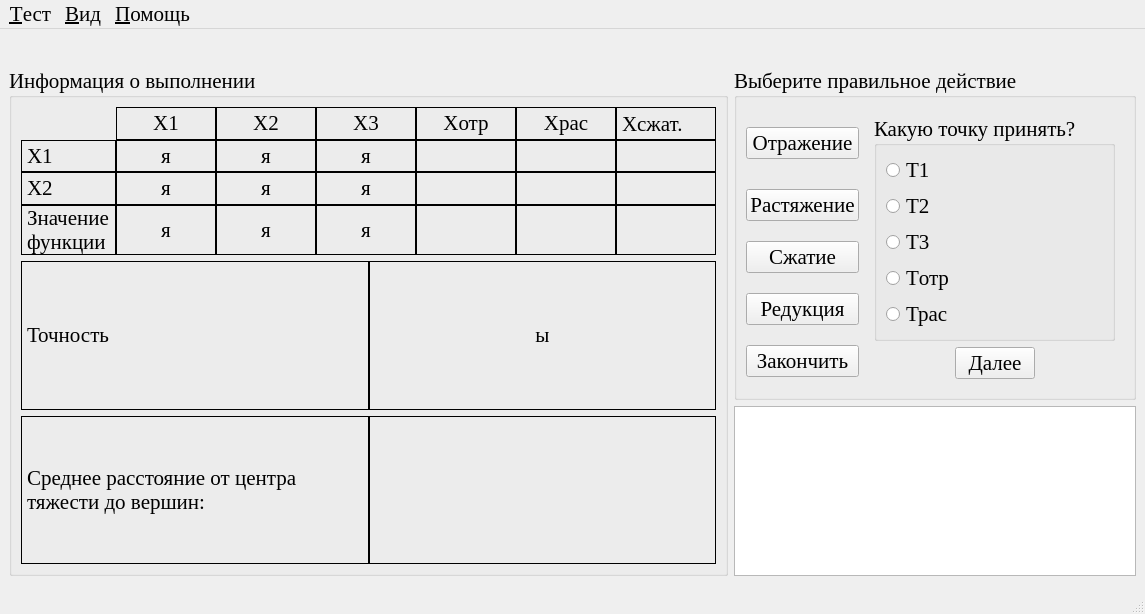
<?xml version="1.0" encoding="UTF-8"?>
<ui version="4.0">
 <class>NeMi</class>
 <widget class="QMainWindow" name="NeMi">
  <property name="windowModality">
   <enum>Qt::ApplicationModal</enum>
  </property>
  <property name="geometry">
   <rect>
    <x>0</x>
    <y>0</y>
    <width>1131</width>
    <height>614</height>
   </rect>
  </property>
  <property name="font">
   <font>
    <family>Times New Roman</family>
    <pointsize>16</pointsize>
   </font>
  </property>
  <property name="windowTitle">
   <string>Метод Нелдера-Мида</string>
  </property>
  <widget class="QWidget" name="centralwidget">
   <layout class="QVBoxLayout" name="verticalLayout" stretch="0,1">
    <item>
     <widget class="QLabel" name="func">
      <property name="alignment">
       <set>Qt::AlignCenter</set>
      </property>
      <property name="textInteractionFlags">
       <set>Qt::LinksAccessibleByMouse|Qt::TextSelectableByMouse</set>
      </property>
     </widget>
    </item>
    <item>
     <layout class="QHBoxLayout" name="horizontalLayout_5" stretch="1,0">
      <item>
       <layout class="QVBoxLayout" name="verticalLayout_2" stretch="0">
        <item>
         <widget class="QGroupBox" name="groupBox_2">
          <property name="title">
           <string>Информация о выполнении</string>
          </property>
          <layout class="QGridLayout" name="gridLayout_2">
           <item row="0" column="0">
            <layout class="QGridLayout" name="gridLayout_3">
             <property name="spacing">
              <number>0</number>
             </property>
             <item row="0" column="1">
              <widget class="QLabel" name="label_11">
               <property name="minimumSize">
                <size>
                 <width>100</width>
                 <height>0</height>
                </size>
               </property>
               <property name="frameShape">
                <enum>QFrame::Box</enum>
               </property>
               <property name="text">
                <string>X1</string>
               </property>
               <property name="alignment">
                <set>Qt::AlignCenter</set>
               </property>
               <property name="textInteractionFlags">
                <set>Qt::LinksAccessibleByMouse|Qt::TextSelectableByMouse</set>
               </property>
              </widget>
             </item>
             <item row="0" column="2">
              <widget class="QLabel" name="label_12">
               <property name="minimumSize">
                <size>
                 <width>100</width>
                 <height>0</height>
                </size>
               </property>
               <property name="frameShape">
                <enum>QFrame::Box</enum>
               </property>
               <property name="text">
                <string>X2</string>
               </property>
               <property name="alignment">
                <set>Qt::AlignCenter</set>
               </property>
               <property name="textInteractionFlags">
                <set>Qt::LinksAccessibleByMouse|Qt::TextSelectableByMouse</set>
               </property>
              </widget>
             </item>
             <item row="0" column="3">
              <widget class="QLabel" name="label_14">
               <property name="minimumSize">
                <size>
                 <width>100</width>
                 <height>0</height>
                </size>
               </property>
               <property name="frameShape">
                <enum>QFrame::Box</enum>
               </property>
               <property name="text">
                <string>X3</string>
               </property>
               <property name="alignment">
                <set>Qt::AlignCenter</set>
               </property>
               <property name="textInteractionFlags">
                <set>Qt::LinksAccessibleByMouse|Qt::TextSelectableByMouse</set>
               </property>
              </widget>
             </item>
             <item row="0" column="4">
              <widget class="QLabel" name="label_13">
               <property name="minimumSize">
                <size>
                 <width>100</width>
                 <height>0</height>
                </size>
               </property>
               <property name="frameShape">
                <enum>QFrame::Box</enum>
               </property>
               <property name="text">
                <string>Xотр</string>
               </property>
               <property name="alignment">
                <set>Qt::AlignCenter</set>
               </property>
               <property name="textInteractionFlags">
                <set>Qt::LinksAccessibleByMouse|Qt::TextSelectableByMouse</set>
               </property>
              </widget>
             </item>
             <item row="0" column="5">
              <widget class="QLabel" name="label_15">
               <property name="minimumSize">
                <size>
                 <width>100</width>
                 <height>0</height>
                </size>
               </property>
               <property name="frameShape">
                <enum>QFrame::Box</enum>
               </property>
               <property name="text">
                <string>Xрас</string>
               </property>
               <property name="alignment">
                <set>Qt::AlignCenter</set>
               </property>
               <property name="textInteractionFlags">
                <set>Qt::LinksAccessibleByMouse|Qt::TextSelectableByMouse</set>
               </property>
              </widget>
             </item>
             <item row="1" column="0">
              <widget class="QLabel" name="label_5">
               <property name="frameShape">
                <enum>QFrame::Box</enum>
               </property>
               <property name="text">
                <string>Х1</string>
               </property>
               <property name="textInteractionFlags">
                <set>Qt::LinksAccessibleByMouse|Qt::TextSelectableByMouse</set>
               </property>
              </widget>
             </item>
             <item row="1" column="1">
              <widget class="QLabel" name="x1_t1_lb">
               <property name="frameShape">
                <enum>QFrame::Box</enum>
               </property>
               <property name="text">
                <string>я</string>
               </property>
               <property name="alignment">
                <set>Qt::AlignCenter</set>
               </property>
               <property name="textInteractionFlags">
                <set>Qt::LinksAccessibleByMouse|Qt::TextSelectableByMouse</set>
               </property>
              </widget>
             </item>
             <item row="1" column="2">
              <widget class="QLabel" name="x1_t2_lb">
               <property name="frameShape">
                <enum>QFrame::Box</enum>
               </property>
               <property name="text">
                <string>я</string>
               </property>
               <property name="alignment">
                <set>Qt::AlignCenter</set>
               </property>
               <property name="textInteractionFlags">
                <set>Qt::LinksAccessibleByMouse|Qt::TextSelectableByMouse</set>
               </property>
              </widget>
             </item>
             <item row="1" column="3">
              <widget class="QLabel" name="x1_t3_lb">
               <property name="frameShape">
                <enum>QFrame::Box</enum>
               </property>
               <property name="text">
                <string>я</string>
               </property>
               <property name="alignment">
                <set>Qt::AlignCenter</set>
               </property>
               <property name="textInteractionFlags">
                <set>Qt::LinksAccessibleByMouse|Qt::TextSelectableByMouse</set>
               </property>
              </widget>
             </item>
             <item row="1" column="4">
              <widget class="QLabel" name="x1_totr_lb">
               <property name="frameShape">
                <enum>QFrame::Box</enum>
               </property>
               <property name="alignment">
                <set>Qt::AlignCenter</set>
               </property>
               <property name="textInteractionFlags">
                <set>Qt::LinksAccessibleByMouse|Qt::TextSelectableByMouse</set>
               </property>
              </widget>
             </item>
             <item row="1" column="5">
              <widget class="QLabel" name="x1_tras_lb">
               <property name="frameShape">
                <enum>QFrame::Box</enum>
               </property>
               <property name="alignment">
                <set>Qt::AlignCenter</set>
               </property>
               <property name="textInteractionFlags">
                <set>Qt::LinksAccessibleByMouse|Qt::TextSelectableByMouse</set>
               </property>
              </widget>
             </item>
             <item row="2" column="0">
              <widget class="QLabel" name="label_6">
               <property name="frameShape">
                <enum>QFrame::Box</enum>
               </property>
               <property name="text">
                <string>Х2</string>
               </property>
               <property name="textInteractionFlags">
                <set>Qt::LinksAccessibleByMouse|Qt::TextSelectableByMouse</set>
               </property>
              </widget>
             </item>
             <item row="2" column="1">
              <widget class="QLabel" name="x2_t1_lb">
               <property name="frameShape">
                <enum>QFrame::Box</enum>
               </property>
               <property name="text">
                <string>я</string>
               </property>
               <property name="alignment">
                <set>Qt::AlignCenter</set>
               </property>
               <property name="textInteractionFlags">
                <set>Qt::LinksAccessibleByMouse|Qt::TextSelectableByMouse</set>
               </property>
              </widget>
             </item>
             <item row="2" column="2">
              <widget class="QLabel" name="x2_t2_lb">
               <property name="frameShape">
                <enum>QFrame::Box</enum>
               </property>
               <property name="text">
                <string>я</string>
               </property>
               <property name="alignment">
                <set>Qt::AlignCenter</set>
               </property>
               <property name="textInteractionFlags">
                <set>Qt::LinksAccessibleByMouse|Qt::TextSelectableByMouse</set>
               </property>
              </widget>
             </item>
             <item row="2" column="3">
              <widget class="QLabel" name="x2_t3_lb">
               <property name="frameShape">
                <enum>QFrame::Box</enum>
               </property>
               <property name="text">
                <string>я</string>
               </property>
               <property name="alignment">
                <set>Qt::AlignCenter</set>
               </property>
               <property name="textInteractionFlags">
                <set>Qt::LinksAccessibleByMouse|Qt::TextSelectableByMouse</set>
               </property>
              </widget>
             </item>
             <item row="2" column="4">
              <widget class="QLabel" name="x2_totr_lb">
               <property name="frameShape">
                <enum>QFrame::Box</enum>
               </property>
               <property name="alignment">
                <set>Qt::AlignCenter</set>
               </property>
               <property name="textInteractionFlags">
                <set>Qt::LinksAccessibleByMouse|Qt::TextSelectableByMouse</set>
               </property>
              </widget>
             </item>
             <item row="2" column="5">
              <widget class="QLabel" name="x2_tras_lb">
               <property name="frameShape">
                <enum>QFrame::Box</enum>
               </property>
               <property name="alignment">
                <set>Qt::AlignCenter</set>
               </property>
               <property name="textInteractionFlags">
                <set>Qt::LinksAccessibleByMouse|Qt::TextSelectableByMouse</set>
               </property>
              </widget>
             </item>
             <item row="3" column="0">
              <widget class="QLabel" name="label_10">
               <property name="maximumSize">
                <size>
                 <width>100</width>
                 <height>16777215</height>
                </size>
               </property>
               <property name="frameShape">
                <enum>QFrame::Box</enum>
               </property>
               <property name="text">
                <string>Значение функции</string>
               </property>
               <property name="wordWrap">
                <bool>true</bool>
               </property>
               <property name="textInteractionFlags">
                <set>Qt::LinksAccessibleByMouse|Qt::TextSelectableByMouse</set>
               </property>
              </widget>
             </item>
             <item row="3" column="1">
              <widget class="QLabel" name="fsign_b1_lb">
               <property name="frameShape">
                <enum>QFrame::Box</enum>
               </property>
               <property name="text">
                <string>я</string>
               </property>
               <property name="alignment">
                <set>Qt::AlignCenter</set>
               </property>
               <property name="textInteractionFlags">
                <set>Qt::LinksAccessibleByMouse|Qt::TextSelectableByMouse</set>
               </property>
              </widget>
             </item>
             <item row="3" column="2">
              <widget class="QLabel" name="fsign_b2_lb">
               <property name="frameShape">
                <enum>QFrame::Box</enum>
               </property>
               <property name="text">
                <string>я</string>
               </property>
               <property name="alignment">
                <set>Qt::AlignCenter</set>
               </property>
               <property name="textInteractionFlags">
                <set>Qt::LinksAccessibleByMouse|Qt::TextSelectableByMouse</set>
               </property>
              </widget>
             </item>
             <item row="3" column="3">
              <widget class="QLabel" name="fsign_p_lb">
               <property name="frameShape">
                <enum>QFrame::Box</enum>
               </property>
               <property name="text">
                <string>я</string>
               </property>
               <property name="alignment">
                <set>Qt::AlignCenter</set>
               </property>
               <property name="textInteractionFlags">
                <set>Qt::LinksAccessibleByMouse|Qt::TextSelectableByMouse</set>
               </property>
              </widget>
             </item>
             <item row="3" column="4">
              <widget class="QLabel" name="fsign_totr_lb">
               <property name="frameShape">
                <enum>QFrame::Box</enum>
               </property>
               <property name="alignment">
                <set>Qt::AlignCenter</set>
               </property>
               <property name="textInteractionFlags">
                <set>Qt::LinksAccessibleByMouse|Qt::TextSelectableByMouse</set>
               </property>
              </widget>
             </item>
             <item row="3" column="5">
              <widget class="QLabel" name="fsign_tras_lb">
               <property name="frameShape">
                <enum>QFrame::Box</enum>
               </property>
               <property name="alignment">
                <set>Qt::AlignCenter</set>
               </property>
               <property name="textInteractionFlags">
                <set>Qt::LinksAccessibleByMouse|Qt::TextSelectableByMouse</set>
               </property>
              </widget>
             </item>
             <item row="0" column="6">
              <widget class="QLabel" name="label_2">
               <property name="minimumSize">
                <size>
                 <width>100</width>
                 <height>0</height>
                </size>
               </property>
               <property name="frameShape">
                <enum>QFrame::Box</enum>
               </property>
               <property name="text">
                <string>Xсжат.</string>
               </property>
              </widget>
             </item>
             <item row="1" column="6">
              <widget class="QLabel" name="x1_tk_lb">
               <property name="frameShape">
                <enum>QFrame::Box</enum>
               </property>
               <property name="text">
                <string/>
               </property>
              </widget>
             </item>
             <item row="2" column="6">
              <widget class="QLabel" name="x2_tk_lb">
               <property name="frameShape">
                <enum>QFrame::Box</enum>
               </property>
               <property name="text">
                <string/>
               </property>
              </widget>
             </item>
             <item row="3" column="6">
              <widget class="QLabel" name="fsign_tk_lb">
               <property name="frameShape">
                <enum>QFrame::Box</enum>
               </property>
               <property name="text">
                <string/>
               </property>
              </widget>
             </item>
            </layout>
           </item>
           <item row="1" column="0">
            <layout class="QHBoxLayout" name="horizontalLayout" stretch="1,1">
             <property name="spacing">
              <number>0</number>
             </property>
             <item>
              <widget class="QLabel" name="label">
               <property name="frameShape">
                <enum>QFrame::Box</enum>
               </property>
               <property name="text">
                <string>Точность</string>
               </property>
               <property name="textInteractionFlags">
                <set>Qt::LinksAccessibleByMouse|Qt::TextSelectableByMouse</set>
               </property>
              </widget>
             </item>
             <item>
              <widget class="QLabel" name="precision_lb">
               <property name="frameShape">
                <enum>QFrame::Box</enum>
               </property>
               <property name="text">
                <string>ы</string>
               </property>
               <property name="alignment">
                <set>Qt::AlignCenter</set>
               </property>
               <property name="textInteractionFlags">
                <set>Qt::LinksAccessibleByMouse|Qt::TextSelectableByMouse</set>
               </property>
              </widget>
             </item>
            </layout>
           </item>
           <item row="2" column="0">
            <layout class="QHBoxLayout" name="horizontalLayout_4" stretch="1,1">
             <property name="spacing">
              <number>0</number>
             </property>
             <item>
              <widget class="QLabel" name="label_3">
               <property name="frameShape">
                <enum>QFrame::Box</enum>
               </property>
               <property name="text">
                <string>Среднее расстояние от центра тяжести до вершин:</string>
               </property>
               <property name="wordWrap">
                <bool>true</bool>
               </property>
               <property name="textInteractionFlags">
                <set>Qt::LinksAccessibleByMouse|Qt::TextSelectableByMouse</set>
               </property>
              </widget>
             </item>
             <item>
              <widget class="QLabel" name="x1_step_lb">
               <property name="frameShape">
                <enum>QFrame::Box</enum>
               </property>
               <property name="alignment">
                <set>Qt::AlignCenter</set>
               </property>
               <property name="textInteractionFlags">
                <set>Qt::LinksAccessibleByMouse|Qt::TextSelectableByMouse</set>
               </property>
              </widget>
             </item>
            </layout>
           </item>
          </layout>
         </widget>
        </item>
       </layout>
      </item>
      <item>
       <layout class="QVBoxLayout" name="verticalLayout_3" stretch="0,1">
        <item>
         <widget class="QGroupBox" name="groupBox_3">
          <property name="title">
           <string>Выберите правильное действие</string>
          </property>
          <property name="checkable">
           <bool>false</bool>
          </property>
          <layout class="QGridLayout" name="gridLayout" columnstretch="0,1">
           <property name="verticalSpacing">
            <number>0</number>
           </property>
           <item row="0" column="1" rowspan="5">
            <widget class="QStackedWidget" name="stackedWidget">
             <property name="currentIndex">
              <number>1</number>
             </property>
             <widget class="QWidget" name="reflexion">
              <layout class="QGridLayout" name="gridLayout_4" rowstretch="1,0">
               <item row="0" column="0">
                <widget class="QGroupBox" name="groupBox">
                 <property name="font">
                  <font>
                   <weight>50</weight>
                   <bold>false</bold>
                  </font>
                 </property>
                 <property name="title">
                  <string>Какую точку отразить?</string>
                 </property>
                 <layout class="QGridLayout" name="gridLayout_5">
                  <item row="0" column="0">
                   <widget class="QRadioButton" name="t1_ref_rb">
                    <property name="text">
                     <string>T1</string>
                    </property>
                   </widget>
                  </item>
                  <item row="1" column="0">
                   <widget class="QRadioButton" name="t2_ref_rb">
                    <property name="text">
                     <string>T2</string>
                    </property>
                   </widget>
                  </item>
                  <item row="2" column="0">
                   <widget class="QRadioButton" name="t3_ref_rb">
                    <property name="text">
                     <string>T3</string>
                    </property>
                   </widget>
                  </item>
                 </layout>
                </widget>
               </item>
               <item row="1" column="0">
                <layout class="QHBoxLayout" name="horizontalLayout_2">
                 <item>
                  <spacer name="horizontalSpacer">
                   <property name="orientation">
                    <enum>Qt::Horizontal</enum>
                   </property>
                   <property name="sizeHint" stdset="0">
                    <size>
                     <width>40</width>
                     <height>20</height>
                    </size>
                   </property>
                  </spacer>
                 </item>
                 <item>
                  <widget class="QPushButton" name="next1_bt">
                   <property name="text">
                    <string>Далее</string>
                   </property>
                  </widget>
                 </item>
                 <item>
                  <spacer name="horizontalSpacer_2">
                   <property name="orientation">
                    <enum>Qt::Horizontal</enum>
                   </property>
                   <property name="sizeHint" stdset="0">
                    <size>
                     <width>40</width>
                     <height>20</height>
                    </size>
                   </property>
                  </spacer>
                 </item>
                </layout>
               </item>
              </layout>
             </widget>
             <widget class="QWidget" name="stretching">
              <layout class="QGridLayout" name="gridLayout_7">
               <item row="0" column="0">
                <widget class="QGroupBox" name="groupBox_4">
                 <property name="title">
                  <string>Какую точку принять?</string>
                 </property>
                 <layout class="QGridLayout" name="gridLayout_9">
                  <item row="0" column="0">
                   <widget class="QRadioButton" name="t1_str_rb">
                    <property name="text">
                     <string>T1</string>
                    </property>
                   </widget>
                  </item>
                  <item row="1" column="0">
                   <widget class="QRadioButton" name="t2_str_rb">
                    <property name="text">
                     <string>T2</string>
                    </property>
                   </widget>
                  </item>
                  <item row="2" column="0">
                   <widget class="QRadioButton" name="t3_str_rb">
                    <property name="text">
                     <string>T3</string>
                    </property>
                   </widget>
                  </item>
                  <item row="3" column="0">
                   <widget class="QRadioButton" name="totr_str_rb">
                    <property name="text">
                     <string>Tотр</string>
                    </property>
                   </widget>
                  </item>
                  <item row="4" column="0">
                   <widget class="QRadioButton" name="tras_str_rb">
                    <property name="text">
                     <string>Трас</string>
                    </property>
                   </widget>
                  </item>
                 </layout>
                </widget>
               </item>
               <item row="1" column="0">
                <layout class="QHBoxLayout" name="horizontalLayout_3">
                 <item>
                  <spacer name="horizontalSpacer_3">
                   <property name="orientation">
                    <enum>Qt::Horizontal</enum>
                   </property>
                   <property name="sizeHint" stdset="0">
                    <size>
                     <width>40</width>
                     <height>20</height>
                    </size>
                   </property>
                  </spacer>
                 </item>
                 <item>
                  <widget class="QPushButton" name="next2_bt">
                   <property name="text">
                    <string>Далее</string>
                   </property>
                  </widget>
                 </item>
                 <item>
                  <spacer name="horizontalSpacer_4">
                   <property name="orientation">
                    <enum>Qt::Horizontal</enum>
                   </property>
                   <property name="sizeHint" stdset="0">
                    <size>
                     <width>40</width>
                     <height>20</height>
                    </size>
                   </property>
                  </spacer>
                 </item>
                </layout>
               </item>
              </layout>
             </widget>
             <widget class="QWidget" name="compression">
              <layout class="QGridLayout" name="gridLayout_10" rowstretch="1,0">
               <item row="0" column="0">
                <widget class="QGroupBox" name="groupBox_5">
                 <property name="title">
                  <string>Какую точку заменить?</string>
                 </property>
                 <layout class="QGridLayout" name="gridLayout_8">
                  <item row="0" column="0">
                   <widget class="QRadioButton" name="t1_com_rb">
                    <property name="text">
                     <string>Т1</string>
                    </property>
                   </widget>
                  </item>
                  <item row="1" column="0">
                   <widget class="QRadioButton" name="t2_com_rb">
                    <property name="text">
                     <string>Т2</string>
                    </property>
                   </widget>
                  </item>
                  <item row="2" column="0">
                   <widget class="QRadioButton" name="t3_com_rb">
                    <property name="text">
                     <string>Т3</string>
                    </property>
                   </widget>
                  </item>
                  <item row="3" column="0">
                   <widget class="QRadioButton" name="tsj_com_rb">
                    <property name="text">
                     <string>Тсж</string>
                    </property>
                   </widget>
                  </item>
                 </layout>
                </widget>
               </item>
               <item row="1" column="0">
                <layout class="QHBoxLayout" name="horizontalLayout_6">
                 <item>
                  <spacer name="horizontalSpacer_5">
                   <property name="orientation">
                    <enum>Qt::Horizontal</enum>
                   </property>
                   <property name="sizeHint" stdset="0">
                    <size>
                     <width>40</width>
                     <height>20</height>
                    </size>
                   </property>
                  </spacer>
                 </item>
                 <item>
                  <widget class="QPushButton" name="next3_bt">
                   <property name="text">
                    <string>Далее</string>
                   </property>
                  </widget>
                 </item>
                 <item>
                  <spacer name="horizontalSpacer_6">
                   <property name="orientation">
                    <enum>Qt::Horizontal</enum>
                   </property>
                   <property name="sizeHint" stdset="0">
                    <size>
                     <width>40</width>
                     <height>20</height>
                    </size>
                   </property>
                  </spacer>
                 </item>
                </layout>
               </item>
              </layout>
             </widget>
             <widget class="QWidget" name="reduction">
              <layout class="QGridLayout" name="gridLayout_12" rowstretch="1,0">
               <item row="0" column="0">
                <widget class="QGroupBox" name="groupBox_6">
                 <property name="title">
                  <string>Выберите точку.</string>
                 </property>
                 <layout class="QGridLayout" name="gridLayout_11">
                  <item row="0" column="0">
                   <widget class="QRadioButton" name="t1_red_rb">
                    <property name="text">
                     <string>Т1</string>
                    </property>
                   </widget>
                  </item>
                  <item row="1" column="0">
                   <widget class="QRadioButton" name="t2_red_rb">
                    <property name="text">
                     <string>Т2</string>
                    </property>
                   </widget>
                  </item>
                  <item row="2" column="0">
                   <widget class="QRadioButton" name="t3_red_rb">
                    <property name="text">
                     <string>Т3</string>
                    </property>
                   </widget>
                  </item>
                  <item row="3" column="0">
                   <widget class="QRadioButton" name="totr_red_rb">
                    <property name="text">
                     <string>Тотр</string>
                    </property>
                   </widget>
                  </item>
                 </layout>
                </widget>
               </item>
               <item row="1" column="0">
                <layout class="QHBoxLayout" name="horizontalLayout_7">
                 <item>
                  <spacer name="horizontalSpacer_7">
                   <property name="orientation">
                    <enum>Qt::Horizontal</enum>
                   </property>
                   <property name="sizeHint" stdset="0">
                    <size>
                     <width>40</width>
                     <height>20</height>
                    </size>
                   </property>
                  </spacer>
                 </item>
                 <item>
                  <widget class="QPushButton" name="next4_bt">
                   <property name="text">
                    <string>Далее</string>
                   </property>
                  </widget>
                 </item>
                 <item>
                  <spacer name="horizontalSpacer_8">
                   <property name="orientation">
                    <enum>Qt::Horizontal</enum>
                   </property>
                   <property name="sizeHint" stdset="0">
                    <size>
                     <width>40</width>
                     <height>20</height>
                    </size>
                   </property>
                  </spacer>
                 </item>
                </layout>
               </item>
              </layout>
             </widget>
             <widget class="QWidget" name="blank"/>
            </widget>
           </item>
           <item row="1" column="0">
            <widget class="QPushButton" name="stretching_bt">
             <property name="toolTip">
              <string>&lt;!DOCTYPE HTML PUBLIC &quot;-//W3C//DTD HTML 4.0//EN&quot; &quot;http://www.w3.org/TR/REC-html40/strict.dtd&quot;&gt;
&lt;html&gt;&lt;head&gt;&lt;meta name=&quot;qrichtext&quot; content=&quot;1&quot; /&gt;&lt;style type=&quot;text/css&quot;&gt;
p, li { white-space: pre-wrap; }
&lt;/style&gt;&lt;/head&gt;&lt;body style=&quot; font-family:'MS Shell Dlg 2'; font-size:8.25pt; font-weight:400; font-style:normal;&quot;&gt;
&lt;p style=&quot; margin-top:0px; margin-bottom:0px; margin-left:0px; margin-right:0px; -qt-block-indent:0; text-indent:0px;&quot;&gt;&lt;span style=&quot; font-family:'Times New Roman'; font-size:13pt;&quot;&gt;Выполнить растяжение&lt;/span&gt;&lt;/p&gt;&lt;/body&gt;&lt;/html&gt;</string>
             </property>
             <property name="text">
              <string>Растяжение</string>
             </property>
            </widget>
           </item>
           <item row="2" column="0">
            <widget class="QPushButton" name="compression_bt">
             <property name="toolTip">
              <string>&lt;!DOCTYPE HTML PUBLIC &quot;-//W3C//DTD HTML 4.0//EN&quot; &quot;http://www.w3.org/TR/REC-html40/strict.dtd&quot;&gt;
&lt;html&gt;&lt;head&gt;&lt;meta name=&quot;qrichtext&quot; content=&quot;1&quot; /&gt;&lt;style type=&quot;text/css&quot;&gt;
p, li { white-space: pre-wrap; }
&lt;/style&gt;&lt;/head&gt;&lt;body style=&quot; font-family:'MS Shell Dlg 2'; font-size:8.25pt; font-weight:400; font-style:normal;&quot;&gt;
&lt;p style=&quot; margin-top:0px; margin-bottom:0px; margin-left:0px; margin-right:0px; -qt-block-indent:0; text-indent:0px;&quot;&gt;&lt;span style=&quot; font-family:'Times New Roman'; font-size:13pt;&quot;&gt;Выполнить сжатие&lt;/span&gt;&lt;/p&gt;&lt;/body&gt;&lt;/html&gt;</string>
             </property>
             <property name="text">
              <string>Сжатие</string>
             </property>
            </widget>
           </item>
           <item row="3" column="0">
            <widget class="QPushButton" name="reduction_bt">
             <property name="toolTip">
              <string>&lt;!DOCTYPE HTML PUBLIC &quot;-//W3C//DTD HTML 4.0//EN&quot; &quot;http://www.w3.org/TR/REC-html40/strict.dtd&quot;&gt;
&lt;html&gt;&lt;head&gt;&lt;meta name=&quot;qrichtext&quot; content=&quot;1&quot; /&gt;&lt;style type=&quot;text/css&quot;&gt;
p, li { white-space: pre-wrap; }
&lt;/style&gt;&lt;/head&gt;&lt;body style=&quot; font-family:'MS Shell Dlg 2'; font-size:8.25pt; font-weight:400; font-style:normal;&quot;&gt;
&lt;p style=&quot; margin-top:0px; margin-bottom:0px; margin-left:0px; margin-right:0px; -qt-block-indent:0; text-indent:0px;&quot;&gt;&lt;span style=&quot; font-family:'Times New Roman'; font-size:13pt;&quot;&gt;Выполнить редукцию&lt;/span&gt;&lt;/p&gt;&lt;/body&gt;&lt;/html&gt;</string>
             </property>
             <property name="text">
              <string>Редукция</string>
             </property>
            </widget>
           </item>
           <item row="4" column="0">
            <widget class="QPushButton" name="end_bt">
             <property name="toolTip">
              <string>&lt;!DOCTYPE HTML PUBLIC &quot;-//W3C//DTD HTML 4.0//EN&quot; &quot;http://www.w3.org/TR/REC-html40/strict.dtd&quot;&gt;
&lt;html&gt;&lt;head&gt;&lt;meta name=&quot;qrichtext&quot; content=&quot;1&quot; /&gt;&lt;style type=&quot;text/css&quot;&gt;
p, li { white-space: pre-wrap; }
&lt;/style&gt;&lt;/head&gt;&lt;body style=&quot; font-family:'Times New Roman'; font-size:13pt; font-weight:600; font-style:normal;&quot;&gt;
&lt;p style=&quot; margin-top:0px; margin-bottom:0px; margin-left:0px; margin-right:0px; -qt-block-indent:0; text-indent:0px;&quot;&gt;&lt;span style=&quot; font-weight:400;&quot;&gt;Закончить алгоритм, приняв текущую точку в качестве минимума.&lt;/span&gt;&lt;/p&gt;&lt;/body&gt;&lt;/html&gt;</string>
             </property>
             <property name="text">
              <string>Закончить</string>
             </property>
            </widget>
           </item>
           <item row="0" column="0">
            <widget class="QPushButton" name="reflexion_bt">
             <property name="toolTip">
              <string>&lt;!DOCTYPE HTML PUBLIC &quot;-//W3C//DTD HTML 4.0//EN&quot; &quot;http://www.w3.org/TR/REC-html40/strict.dtd&quot;&gt;
&lt;html&gt;&lt;head&gt;&lt;meta name=&quot;qrichtext&quot; content=&quot;1&quot; /&gt;&lt;style type=&quot;text/css&quot;&gt;
p, li { white-space: pre-wrap; }
&lt;/style&gt;&lt;/head&gt;&lt;body style=&quot; font-family:'MS Shell Dlg 2'; font-size:8.25pt; font-weight:400; font-style:normal;&quot;&gt;
&lt;p style=&quot; margin-top:0px; margin-bottom:0px; margin-left:0px; margin-right:0px; -qt-block-indent:0; text-indent:0px;&quot;&gt;&lt;span style=&quot; font-family:'Times New Roman'; font-size:13pt;&quot;&gt;Выполнить отображение&lt;/span&gt;&lt;/p&gt;&lt;/body&gt;&lt;/html&gt;</string>
             </property>
             <property name="text">
              <string>Отражение</string>
             </property>
            </widget>
           </item>
          </layout>
         </widget>
        </item>
        <item>
         <widget class="QTextBrowser" name="LogTxtBrsr">
          <property name="font">
           <font>
            <pointsize>14</pointsize>
           </font>
          </property>
         </widget>
        </item>
       </layout>
      </item>
     </layout>
    </item>
   </layout>
  </widget>
  <widget class="QMenuBar" name="menubar">
   <property name="geometry">
    <rect>
     <x>0</x>
     <y>0</y>
     <width>1131</width>
     <height>30</height>
    </rect>
   </property>
   <widget class="QMenu" name="testo_menu">
    <property name="title">
     <string>&amp;Тест</string>
    </property>
    <addaction name="recomenci_acn"/>
    <addaction name="action"/>
    <addaction name="separator"/>
    <addaction name="exit"/>
   </widget>
   <widget class="QMenu" name="wiev_menu">
    <property name="title">
     <string>&amp;Вид</string>
    </property>
    <addaction name="difiniFonto_act"/>
   </widget>
   <widget class="QMenu" name="helpo_menu">
    <property name="title">
     <string>&amp;Помощь</string>
    </property>
    <addaction name="helpo_action"/>
    <addaction name="separator"/>
    <addaction name="about_action"/>
   </widget>
   <addaction name="testo_menu"/>
   <addaction name="wiev_menu"/>
   <addaction name="helpo_menu"/>
  </widget>
  <widget class="QStatusBar" name="statusbar"/>
  <action name="recomenci_acn">
   <property name="text">
    <string>Начать за&amp;ново</string>
   </property>
  </action>
  <action name="difiniFonto_act">
   <property name="text">
    <string>Настроить &amp;шрифт</string>
   </property>
  </action>
  <action name="helpo_action">
   <property name="text">
    <string>&amp;Справка</string>
   </property>
   <property name="shortcut">
    <string>F1</string>
   </property>
  </action>
  <action name="about_action">
   <property name="text">
    <string>О &amp;программе...</string>
   </property>
  </action>
  <action name="action">
   <property name="text">
    <string>Вернуться в &amp;главное окно</string>
   </property>
  </action>
  <action name="exit">
   <property name="text">
    <string>&amp;Выйти из программы</string>
   </property>
  </action>
 </widget>
 <resources>
  <include location="data.qrc"/>
 </resources>
 <connections>
  <connection>
   <sender>action</sender>
   <signal>activated()</signal>
   <receiver>NeMi</receiver>
   <slot>close()</slot>
   <hints>
    <hint type="sourcelabel">
     <x>-1</x>
     <y>-1</y>
    </hint>
    <hint type="destinationlabel">
     <x>466</x>
     <y>316</y>
    </hint>
   </hints>
  </connection>
 </connections>
</ui>
